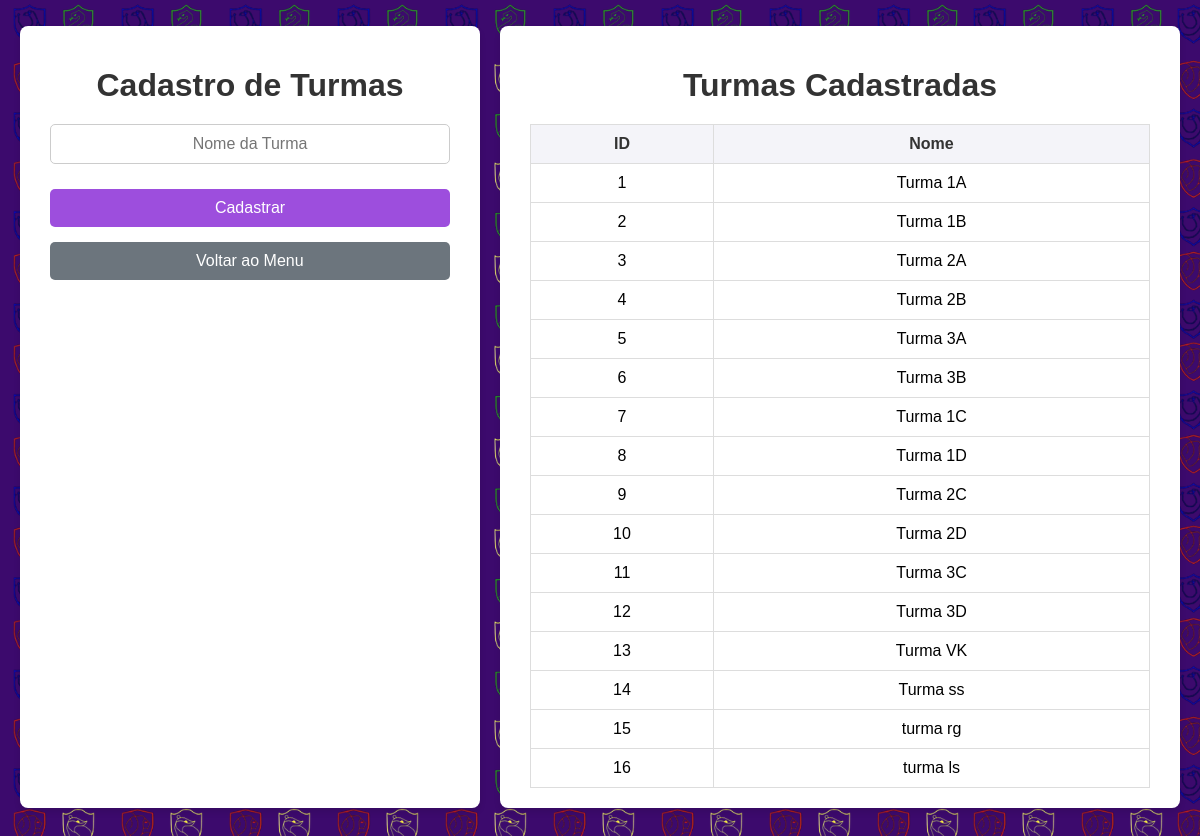
/PHP/frontend/cadastro_turmas.php (signed in), run on the app's committed database.
### tables this page shows
CREATE TABLE IF NOT EXISTS `turmas` (
  `ID` int NOT NULL AUTO_INCREMENT,
  `Nome` varchar(255) NOT NULL,
  PRIMARY KEY (`ID`)
);

### PHP/frontend/cadastro_turmas.php (the view, shortened to what this page needs)
<?php
require_once '../backend/config/db.php';
$sqlTurmas = "SELECT ID, Nome FROM Turmas";
$turmas = $pdo->query($sqlTurmas)->fetchAll(PDO::FETCH_ASSOC);
?>
<!DOCTYPE html>
<html lang="en">
<head>
</head>
<body>
    <div class="container">
        <div class="form-container">
            <h1>Cadastro de Turmas</h1>
            <form action="cadastro_turmas.php" method="POST">
                <input type="text" name="nome" id="texto" placeholder="Nome da Turma" required>
                <button type="submit">Cadastrar</button>
            </form>
            <a href="menu.php" class="back-btn">Voltar ao Menu</a>
        </div>
        <div class="list-container">
            <h1>Turmas Cadastradas</h1>
            <table>
                <thead>
                    <tr>
                        <th id="texto">ID</th>
                        <th id="texto">Nome</th>
                    </tr>
                </thead>
                <tbody>
                    <?php foreach ($turmas as $turma): ?>
                        <tr>
                            <td id="texto"><?= htmlspecialchars($turma['ID']) ?></td>
                            <td id="texto"><?= htmlspecialchars($turma['Nome']) ?></td>
                        </tr>
                    <?php endforeach; ?>
                </tbody>
            </table>
        </div>
    </div>
</body>
</html>

### PHP/frontend/cadastro_turmas.php (style rules this page uses)
body { font-family: Arial, sans-serif; background-image: url('../Imagens/Fundo.png'); margin: 0; padding: 20px; display: flex; justify-content: center; align-items: flex-start; height: 100vh; }
.container { margin-top: 10%; display: flex; gap: 20px; width: 100%; max-width: 1200px; }
.form-container, .list-container { background: #fff; padding: 20px 30px; border-radius: 8px; box-shadow: 0 4px 6px rgba(0, 0, 0, 0.1); width: 100%; transform: translateY(-110px); }
.form-container { max-width: 400px; }
.form-container h1, .list-container h1 { text-align: center; margin-bottom: 20px; color: #333; }
.form-container form { display: flex; flex-direction: column; gap: 15px; }
.form-container input { padding: 10px; font-size: 16px; border: 1px solid #ccc; border-radius: 5px; }
.form-container button { margin-top: 10px; padding: 10px; font-size: 16px; background-color: #9d4edd; color: #fff; border: none; border-radius: 5px; cursor: pointer; }
#texto { text-align:center; }
.back-btn { display: inline-block; margin-top: 15px; padding: 10px 146px; background-color: #6c757d; color: #fff; text-decoration: none; border-radius: 5px; font-size: 16px; }
.list-container table { width: 100%; border-collapse: collapse; }
.list-container table th, .list-container table td { border: 1px solid #ddd; padding: 10px; text-align: left; }
.list-container table th { background-color: #f4f4f9; color: #333; }

### data on the page
turmas: ID "1", Nome "Turma 1A"
turmas: ID "2", Nome "Turma 1B"
turmas: ID "3", Nome "Turma 2A"
turmas: ID "4", Nome "Turma 2B"
turmas: ID "5", Nome "Turma 3A"
turmas: ID "6", Nome "Turma 3B"
turmas: ID "7", Nome "Turma 1C"
turmas: ID "8", Nome "Turma 1D"
turmas: ID "9", Nome "Turma 2C"
turmas: ID "10", Nome "Turma 2D"
turmas: ID "11", Nome "Turma 3C"
turmas: ID "12", Nome "Turma 3D"
turmas: ID "13", Nome "Turma VK"
turmas: ID "14", Nome "Turma ss"
turmas: ID "15", Nome "turma rg"
turmas: ID "16", Nome "turma ls"
